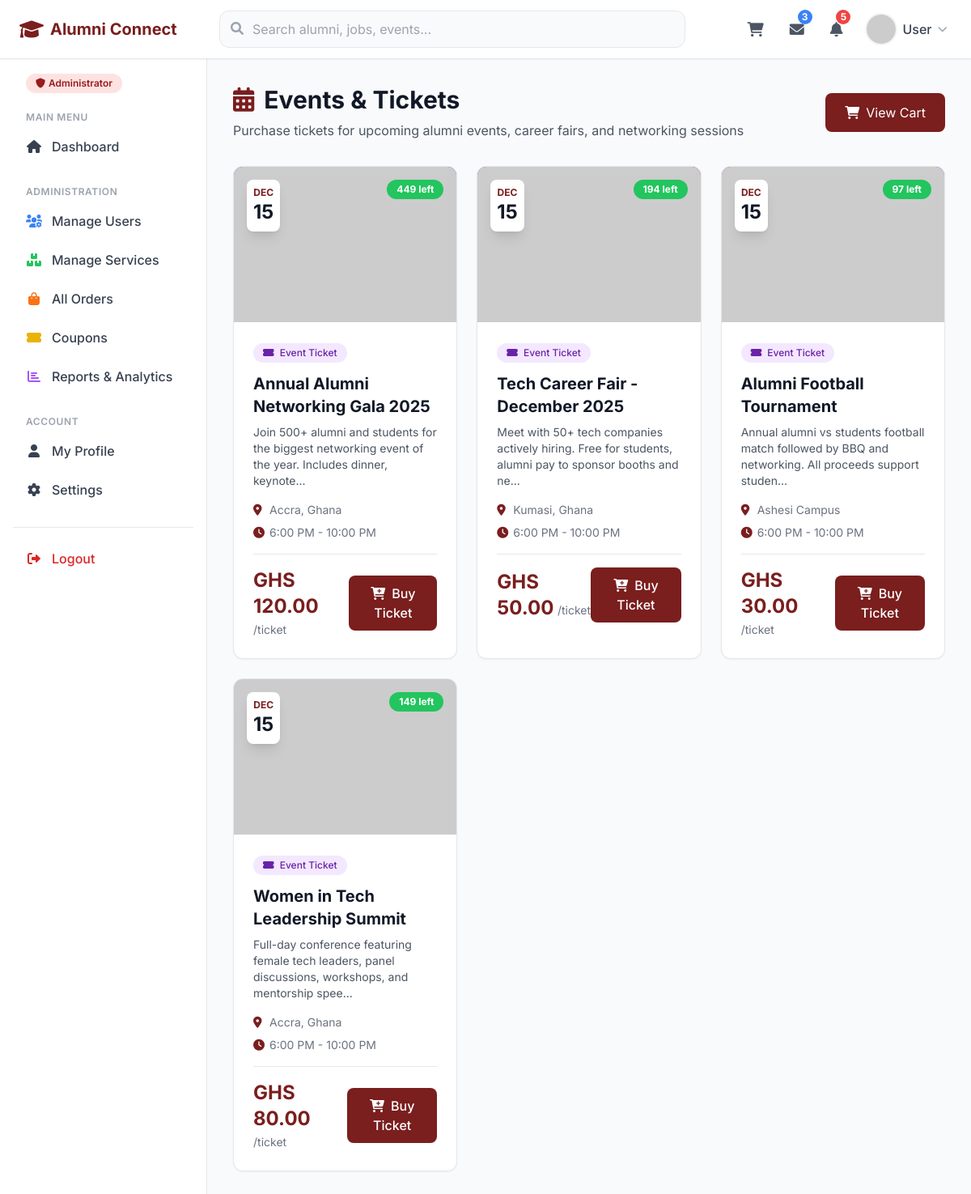
/views/events.php (signed in), run on the app's committed database.
### tables this page shows
CREATE TABLE `services` (
  `service_id` int(11) NOT NULL,
  `service_name` varchar(200) NOT NULL,
  `service_type` enum('job_posting','mentorship','event','premium_feature') NOT NULL,
  `description` text NOT NULL,
  `price` decimal(10,2) NOT NULL DEFAULT 0.00,
  `duration` int(11) DEFAULT NULL COMMENT 'Duration in minutes for mentorship or days for job postings',
  `provider_id` int(11) DEFAULT NULL COMMENT 'User ID of the service provider (alumni)',
  `category` varchar(100) DEFAULT NULL,
  `location` varchar(150) DEFAULT NULL,
  `is_active` tinyint(1) DEFAULT 1,
  `stock_quantity` int(11) DEFAULT NULL COMMENT 'For event tickets',
  `image_url` varchar(255) DEFAULT NULL,
  `date_created` timestamp NOT NULL DEFAULT current_timestamp(),
  `date_updated` timestamp NULL DEFAULT NULL ON UPDATE current_timestamp()
);

### settings/db_class.php (called while the page is built, shortened)
<?php
if (!class_exists('db_connection')) {
    class db_connection
    {
        public $db = null;
        public $results = null;
        function db_connect()
        {
            $this->db = mysqli_connect(SERVER, USERNAME, PASSWD, DATABASE);
            if (mysqli_connect_errno()) {
                return false;
            } else {
                return true;
            }
        }
        function db_conn()
        {
            $this->db = mysqli_connect(SERVER, USERNAME, PASSWD, DATABASE);
            if (mysqli_connect_errno()) {
                return false;
            } else {
                return $this->db;
            }
        }
        function db_query($sqlQuery)
        {
            $this->results = mysqli_query($this->db, $sqlQuery);
            if ($this->results == false) {
                return false;
            } else {
                return true;
            }
        }
        function db_fetch_all($sql)
        {
            if (!$this->db_query($sql)) {
                return false;
            }
            return mysqli_fetch_all($this->results, MYSQLI_ASSOC);
        }
    }
}

### classes/service_class.php (called while the page is built, shortened)
<?php
require_once(dirname(__FILE__).'/../settings/db_class.php');
class Service extends db_connection {
    public function getAllServices($service_type = null, $category = null, $search_term = null, $min_price = null, $max_price = null) {
        $sql = "SELECT s.*, u.first_name, u.last_name
                FROM services s
                LEFT JOIN users u ON s.provider_id = u.user_id
                WHERE s.is_active = 1";
        if ($service_type) {
            $service_type = mysqli_real_escape_string($this->db_conn(), $service_type);
            $sql .= " AND s.service_type = '$service_type'";
        }
        $sql .= " ORDER BY s.date_created DESC";
        return $this->db_fetch_all($sql);
    }
}
?>

### views/events.php (the view, shortened to what this page needs)
<?php
require_once(dirname(__FILE__).'/../classes/service_class.php');
$service = new Service();
$events = $service->getAllServices('event', null, null, null, null);
?>
<!DOCTYPE html>
<html lang="en">
<head>
    <script src="https://cdn.tailwindcss.com"></script>
    <link rel="stylesheet" href="https://cdnjs.cloudflare.com/ajax/libs/font-awesome/6.0.0/css/all.min.css">
</head>
<body class="bg-gray-50">
    <?php include 'includes/navbar.php'; ?>
    <div class="flex">
        <?php include 'includes/sidebar.php'; ?>
        <main class="flex-1 p-6 lg:p-8">
            <div class="mb-8">
                <div class="flex items-center justify-between flex-wrap gap-4">
                    <div>
                        <h1 class="text-3xl font-bold text-gray-900 mb-2">
                            <i class="fas fa-calendar-alt text-primary mr-3"></i>Events & Tickets
                        </h1>
                        <p class="text-gray-600">Purchase tickets for upcoming alumni events, career fairs, and networking sessions</p>
                    </div>
                    <a href="cart.php" class="relative px-6 py-3 bg-primary text-white rounded-lg hover:bg-red-900 transition-colors">
                        <i class="fas fa-shopping-cart mr-2"></i>View Cart
                    </a>
                </div>
            </div>
            <?php if ($events && count($events) > 0): ?>
                <div class="grid grid-cols-1 md:grid-cols-2 lg:grid-cols-3 gap-6">
                    <?php foreach ($events as $event): ?>
                        <div class="bg-white rounded-xl shadow-sm border border-gray-200 overflow-hidden hover:shadow-lg hover:scale-[1.02] transition-all duration-300 animate-fadeIn">
                            <div class="h-48 bg-gradient-to-br from-purple-600 to-purple-800 flex items-center justify-center relative">
                                <?php if ($event['image_url']):
                                    $event_img_src = (strpos($event['image_url'], 'http') === 0)
                                        ? $event['image_url']
                                        : '../uploads/services/' . $event['image_url'];
                                ?>
                                    <img src="<?php echo htmlspecialchars($event_img_src); ?>"
                                         alt="<?php echo htmlspecialchars($event['service_name']); ?>"
                                         class="w-full h-full object-cover">
                                <?php else: ?>
                                    <i class="fas fa-calendar-day text-6xl text-white/50"></i>
                                <?php endif; ?>
                                <div class="absolute top-4 left-4 bg-white rounded-lg p-2 text-center shadow-lg">
                                    <div class="text-xs font-bold text-primary uppercase">DEC</div>
                                    <div class="text-2xl font-bold text-gray-900">15</div>
                                </div>
                                <?php if ($event['stock_quantity'] !== null): ?>
                                    <div class="absolute top-4 right-4 px-3 py-1 rounded-full text-xs font-bold
                                        <?php echo $event['stock_quantity'] > 20 ? 'bg-green-500 text-white' :
                                                    ($event['stock_quantity'] > 0 ? 'bg-orange-500 text-white' : 'bg-red-500 text-white'); ?>">
                                        <?php if ($event['stock_quantity'] > 0): ?>
                                            <?php echo $event['stock_quantity']; ?> left
                                        <?php else: ?>
                                            Sold Out
                                        <?php endif; ?>
                                    </div>
                                <?php endif; ?>
                            </div>
                            <div class="p-6">
                                <span class="inline-block px-3 py-1 text-xs font-medium rounded-full bg-purple-100 text-purple-800 mb-3">
                                    <i class="fas fa-ticket-alt mr-1"></i> Event Ticket
                                </span>
                                <h3 class="text-xl font-bold text-gray-900 mb-2">
                                    <?php echo htmlspecialchars($event['service_name']); ?>
                                </h3>
                                <p class="text-sm text-gray-600 mb-4">
                                    <?php echo htmlspecialchars(substr($event['description'], 0, 100)) . '...'; ?>
                                </p>
                                <div class="space-y-2 mb-4 text-sm text-gray-500">
                                    <?php if ($event['location']): ?>
                                        <div class="flex items-center">
                                            <i class="fas fa-map-marker-alt w-5 text-primary"></i>
                                            <span><?php echo htmlspecialchars($event['location']); ?></span>
                                        </div>
                                    <?php endif; ?>
                                    <div class="flex items-center">
                                        <i class="fas fa-clock w-5 text-primary"></i>
                                        <span>6:00 PM - 10:00 PM</span>
                                    </div>
                                </div>
                                <div class="flex items-center justify-between pt-4 border-t border-gray-200">
                                    <div>
                                        <span class="text-2xl font-bold text-primary">GHS <?php echo number_format($event['price'], 2); ?></span>
                                        <span class="text-sm text-gray-500">/ticket</span>
                                    </div>
                                    <?php if ($event['stock_quantity'] === null || $event['stock_quantity'] > 0): ?>
                                        <button onclick="addToCart(<?php echo $event['service_id']; ?>)"
                                                class="px-5 py-2.5 bg-primary text-white rounded-lg hover:bg-red-900 hover:shadow-md active:scale-95 transition-all duration-200 font-medium">
                                            <i class="fas fa-cart-plus mr-2"></i>Buy Ticket
                                        </button>
                                    <?php else: ?>
                                        <button disabled class="px-5 py-2.5 bg-gray-300 text-gray-500 rounded-lg cursor-not-allowed font-medium">
                                            Sold Out
                                        </button>
                                    <?php endif; ?>
                                </div>
                            </div>
                        </div>
                    <?php endforeach; ?>
                </div>
            <?php endif; ?>
        </main>
    </div>
</body>
</html>

### data on the page
services: stock_quantity "449", service_name "Annual Alumni Networking Gala 2025", description "Join 500+ alumni and students for the biggest networking event of the year. Includes dinner, keynote", location "Accra, Ghana", price "120.00"
services: stock_quantity "194", service_name "Tech Career Fair - December 2025", description "Meet with 50+ tech companies actively hiring. Free for students, alumni pay to sponsor booths and ne", location "Kumasi, Ghana", price "50.00"
services: stock_quantity "97", service_name "Alumni Football Tournament", description "Annual alumni vs students football match followed by BBQ and networking. All proceeds support studen", location "Ashesi Campus", price "30.00"
services: stock_quantity "149", service_name "Women in Tech Leadership Summit", description "Full-day conference featuring female tech leaders, panel discussions, workshops, and mentorship spee", location "Accra, Ghana", price "80.00"

### other printed values
$user_name "User"
